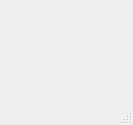
<?xml version="1.0" encoding="UTF-8"?>
<ui version="4.0">
 <class>MainWindow</class>
 <widget class="QMainWindow" name="MainWindow">
  <property name="geometry">
   <rect>
    <x>0</x>
    <y>0</y>
    <width>133</width>
    <height>125</height>
   </rect>
  </property>
  <property name="windowTitle">
   <string>MainWindow</string>
  </property>
  <widget class="QWidget" name="centralwidget"/>
  <widget class="QMenuBar" name="menubar">
   <property name="geometry">
    <rect>
     <x>0</x>
     <y>0</y>
     <width>133</width>
     <height>21</height>
    </rect>
   </property>
  </widget>
  <widget class="QStatusBar" name="statusbar"/>
 </widget>
 <resources/>
 <connections/>
</ui>
